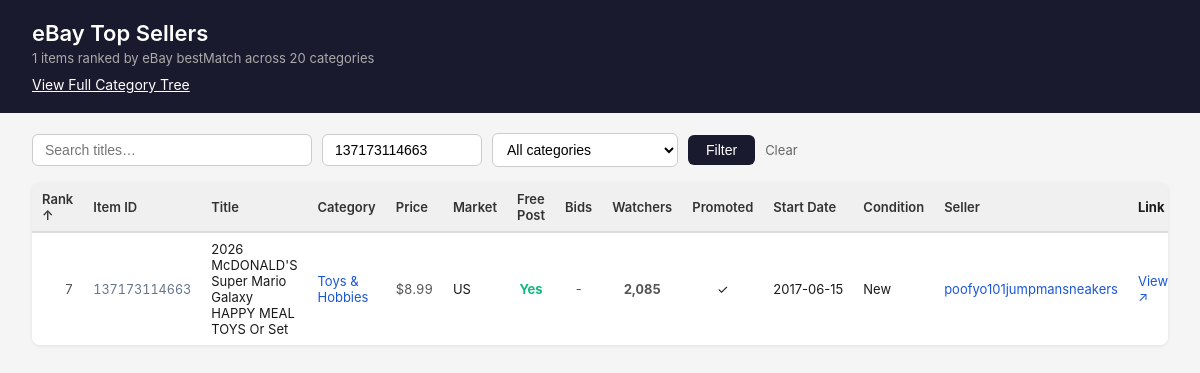
The app's page /?item_id=137173114663 with its own data.
### tables this page shows
CREATE TABLE top_sellers (
    rank               INTEGER PRIMARY KEY,
    title              TEXT    NOT NULL,
    primary_category   TEXT,
    also_in_categories TEXT,
    score              REAL,
    price              REAL,
    currency           TEXT,
    condition          TEXT,
    seller             TEXT,
    item_url           TEXT
, item_id TEXT, free_postage TEXT, promoted TEXT, start_date TEXT, watchers TEXT, bids TEXT);

### app/app.py (the view)
@app.route("/")
def index():
    q        = request.args.get("q", "").strip()
    item_id  = request.args.get("item_id", "").strip()
    category = request.args.get("category", "").strip()
    sort     = request.args.get("sort", "rank")
    order    = request.args.get("order", "asc")
    allowed_sorts = {"rank", "price", "score", "title", "primary_category"}
    if sort not in allowed_sorts:
        sort = "rank"
    dir_sql = "DESC" if order == "desc" else "ASC"
    categories = [r[0] for r in query(
        "SELECT DISTINCT primary_category FROM top_sellers ORDER BY primary_category"
    )]
    sql    = "SELECT * FROM top_sellers WHERE 1=1"
    params = []
    if q:
        sql += " AND title LIKE ?"
        params.append(f"%{q}%")
    if item_id:
        sql += " AND item_id = ?"
        params.append(item_id)
    if category:
        sql += " AND primary_category = ?"
        params.append(category)
    sql += f" ORDER BY {sort} {dir_sql}"
    items = query(sql, tuple(params))
    return render_template("index.html",
        items=items,
        categories=categories,
        q=q,
        item_id=item_id,
        category=category,
        sort=sort,
        order=order,
        total=len(items),
    )

### app/app.py (called while the page is built)
def query(sql: str, params: tuple = ()):
    conn = sqlite3.connect(DB_PATH)
    conn.row_factory = sqlite3.Row
    rows = conn.execute(sql, params).fetchall()
    conn.close()
    return rows

### app/templates/index.html (shortened to what this page needs)
<!DOCTYPE html>
<html lang="en">
<head>
  <link rel="stylesheet" href="{{ url_for('static', filename='style.css') }}">
</head>
<body>
  <header>
    <h1>eBay Top Sellers</h1>
    <p class="subtitle">{{ total }} items ranked by eBay bestMatch across 20 categories</p>
    <div style="margin-top: 10px;">
      <a href="/categories" style="color: white; text-decoration: underline;">View Full Category Tree</a>
    </div>
  </header>
  <main>
    <form class="filters" method="get" action="/">
      <input
        type="text"
        name="q"
        value="{{ q }}"
        placeholder="Search titles…"
        autocomplete="off"
      >
      <input
        type="text"
        name="item_id"
        value="{{ item_id }}"
        placeholder="Item number…"
        autocomplete="off"
        style="width: 160px;"
      >
      <select name="category">
        <option value="">All categories</option>
      </select>
      <button type="submit">Filter</button>
      {% if q or category or item_id %}
      <a href="/" class="clear">Clear</a>
      {% endif %}
    </form>
    <div class="table-wrap">
      <table>
        <thead>
          <tr>
            {% set cols = [("rank","Rank"),("item_id","Item ID"),("title","Title"),("primary_category","Category"),
                           ("price","Price"),("market","Market"),("free_postage", "Free Post"),
                           ("bids","Bids"),("watchers","Watchers"),("promoted","Promoted"),
                           ("start_date","Start Date"),("condition","Condition"),("seller","Seller")] %}
            {% for col, label in cols %}
              {% set next_order = "asc" if (sort == col and order == "asc") else "desc" %}
              {% set arrow = "↑" if (sort == col and order == "asc") else ("↓" if sort == col else "") %}
              <th>
                <a href="?q={{ q }}&item_id={{ item_id }}&category={{ category }}&sort={{ col }}&order={{ next_order }}">
                  {{ label }} {{ arrow }}
                </a>
              </th>
            {% endfor %}
            <th>Link</th>
          </tr>
        </thead>
        <tbody>
          {% for item in items %}
          <tr>
            <td class="num">{{ item.rank }}</td>
            <td class="num" style="font-size: 0.9em; color: #64748b;">{{ item.item_id }}</td>
            <td class="title">{{ item.title }}</td>
            <td>
              <a href="/categories?highlight={{ item.primary_category | urlencode }}">{{ item.primary_category }}</a>
            </td>
            <td class="num">${{ "%.2f"|format(item.price) }}</td>
            <td>
              {% if '.co.uk' in item.item_url %}UK
              {% elif '.ca' in item.item_url %}Canada
              {% elif '.com.au' in item.item_url %}Australia
              {% else %}US{% endif %}
            </td>
            <td style="text-align: center;">
              {% if item.free_postage == 'Yes' %}<span style="color: #10b981; font-weight: bold;">Yes</span>{% else %}No{% endif %}
            </td>
            <td class="num" style="text-align: center;">{{ item.bids }}</td>
            <td class="num" style="text-align: center; font-weight: bold;">{{ item.watchers }}</td>
            <td style="text-align: center;">
              {% if item.promoted == 'Yes' %}✓{% else %}—{% endif %}
            </td>
            <td style="white-space: nowrap;">{{ item.start_date }}</td>
            <td>{{ item.condition }}</td>
            <td class="seller"><a href="https://www.ebay.com/usr/{{ item.seller }}" target="_blank" rel="noopener">{{ item.seller }}</a></td>
            <td><a href="{{ item.item_url }}" target="_blank" rel="noopener">View ↗</a></td>
          </tr>
          {% else %}
          <tr><td colspan="14" class="empty">No items match your filters.</td></tr>
          {% endfor %}
        </tbody>
      </table>
    </div>
  </main>
</body>
</html>

### app/static/style.css (style rules this page uses)
*, *::before, *::after { box-sizing: border-box; margin: 0; padding: 0; }
body { font-family: -apple-system, BlinkMacSystemFont, "Segoe UI", sans-serif; font-size: 14px; color: #1a1a1a; background: #f5f5f5; }
header { background: #1a1a2e; color: #fff; padding: 20px 32px; }
header h1 { font-size: 22px; font-weight: 600; }
header .subtitle { color: #aaa; margin-top: 4px; font-size: 13px; }
main { padding: 20px 32px; max-width: none; }
.filters { display: flex; align-items: center; gap: 10px; margin-bottom: 16px; flex-wrap: wrap; }
.filters input[type="text"] { padding: 7px 12px; border: 1px solid #ccc; border-radius: 6px; font-size: 14px; width: 280px; }
.filters select { padding: 7px 10px; border: 1px solid #ccc; border-radius: 6px; font-size: 14px; background: #fff; }
.filters button { padding: 7px 18px; background: #1a1a2e; color: #fff; border: none; border-radius: 6px; font-size: 14px; cursor: pointer; }
.filters a.clear { color: #666; text-decoration: none; font-size: 13px; }
.table-wrap { background: #fff; border-radius: 8px; box-shadow: 0 1px 4px rgba(0,0,0,.08); overflow-x: auto; }
table { width: 100%; border-collapse: collapse; }
thead { background: #f0f0f0; border-bottom: 2px solid #ddd; }
thead th a { text-decoration: none; color: #333; font-weight: 600; }
th, td { padding: 8px 10px; text-align: left; border-bottom: 1px solid #eee; font-size: 13px; }
tbody tr:last-child td { border-bottom: none; }
td.num { text-align: right; font-variant-numeric: tabular-nums; color: #555; }
td.title { max-width: 300px; white-space: normal; word-wrap: break-word; }
td.seller { color: #555; font-size: 13px; }
td a { color: #1a56db; text-decoration: none; font-size: 13px; }

### records on screen
top_sellers: rank "7", item_id "137173114663", title "2026 McDONALD'S Super Mario Galaxy HAPPY MEAL TOYS Or Set", primary_category "Toys & Hobbies", price "8.99", shows "US", free_postage "Yes", bids "-", watchers "2,085", start_date "2017-06-15", condition "New", seller "poofyo101jumpmansneakers"

### other values on screen
{{ total }} "1"
{{ label }} "Rank" "Item ID" "Title" "Category" "Price" "Market" "Free Post" "Bids" "Watchers" "Promoted" "Start Date" "Condition" "Seller"
{{ arrow }} "↑"
